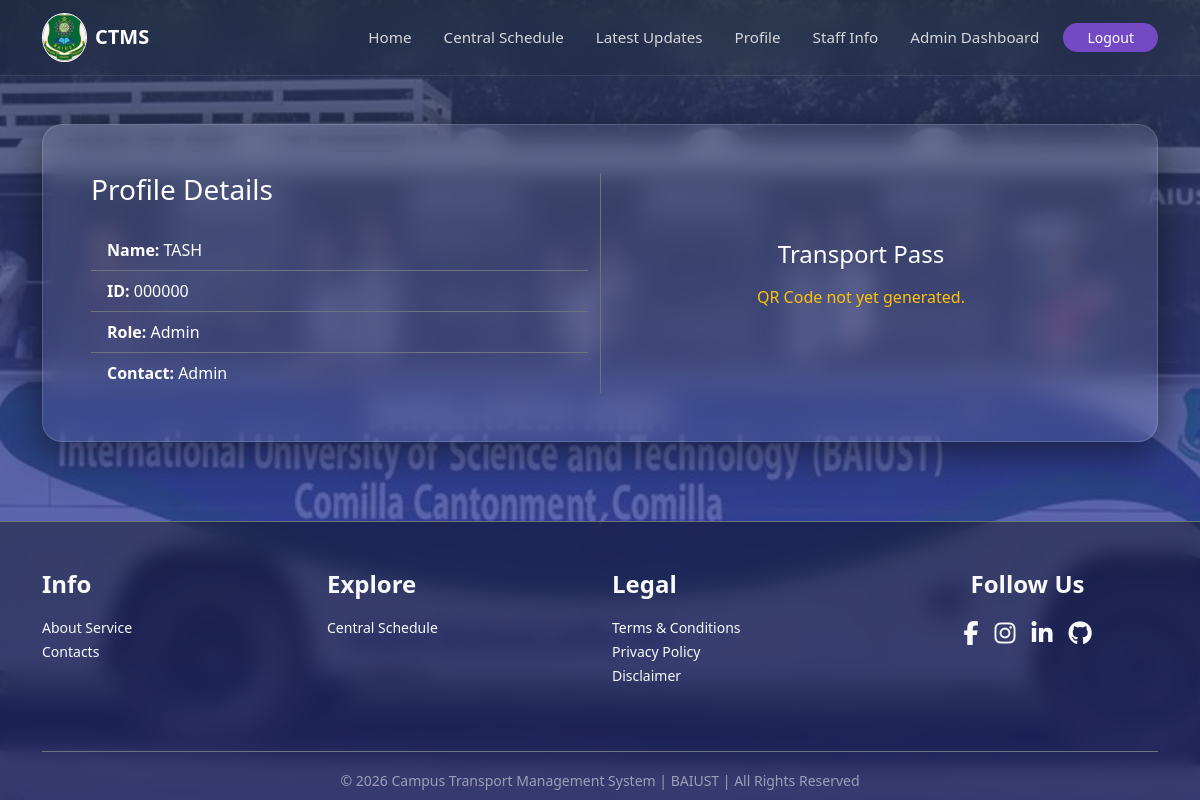
The page /profile/ (signed in) on the database its author committed.
### transport_app/models.py (models this page shows, shortened)
class User(AbstractBaseUser):
    ROLE_CHOICES = [
        ("student", "Student"),
        ("staff", "Staff"),
        ("faculty", "Faculty"),
        ("admin", "Admin"),
    ]
    email = models.EmailField(unique=True)
    name = models.CharField(max_length=100)
    role = models.CharField(max_length=10, choices=ROLE_CHOICES, default="student")
    id_number = models.CharField(max_length=20, unique=True)
    level = models.CharField(max_length=50, null=True, blank=True)
    term = models.CharField(max_length=50, null=True, blank=True)
    contact_information = models.TextField()
    is_active = models.BooleanField(default=True)
    is_admin = models.BooleanField(default=False)
    objects = UserManager()
    USERNAME_FIELD = "email"
    REQUIRED_FIELDS = ["name"]

### transport_app/views.py (the view)
# urls.py: path("profile/", views.profile_view, name="profile"),
@login_required
def profile_view(request):
    card = getattr(request.user, "card", None)
    return render(
        request, "transport_app/profile.html", {"user": request.user, "card": card}
    )

### templates/transport_app/profile.html (shortened to what this page needs)
{% extends 'transport_app/base.html' %}
{% block content %}
<div class="row g-4">
    <div class="col-md-6">
        <h3 class="mb-4">Profile Details</h3>
        <ul class="list-group list-group-flush bg-transparent">
            <li class="list-group-item bg-transparent text-white border-secondary"><strong>Name:</strong> {{ user.name }}</li>
            <li class="list-group-item bg-transparent text-white border-secondary"><strong>ID:</strong> {{ user.id_number }}</li>
            <li class="list-group-item bg-transparent text-white border-secondary"><strong>Role:</strong> {{ user.get_role_display }}</li>
            <li class="list-group-item bg-transparent text-white border-secondary"><strong>Contact:</strong> {{ user.contact_information }}</li>
        </ul>
    </div>
    <div class="col-md-6 text-center border-start border-secondary d-flex flex-column align-items-center justify-content-center">
        <h4 class="mb-3">Transport Pass</h4>
        {% if card.qr_code %}
            <img src="{{ card.qr_code.url }}" class="img-thumbnail mb-3 shadow" style="width: 180px;">
            <a href="{% url 'generate_card' %}" class="btn btn-outline-info rounded-pill px-4">Generate/Print Card</a>
        {% else %}
            <p class="text-warning">QR Code not yet generated.</p>
        {% endif %}
    </div>
</div>
{% endblock %}

### transport_app/static/css/style.css (style rules this page uses)
body { background: linear-gradient(rgba(40, 52, 86, 0.763), rgba(57, 69, 195, 0.75)), url('../images/hero3.jpg') no-repeat center center fixed; background-size: cover; color: #ffffff; font-family: 'Segoe UI', Roboto, Helvetica, Arial, sans-serif; min-height: 100vh; display: flex; flex-direction: column; }

### rows shown on the page
User: name "TASH", id_number "000000", role "Admin", contact_information "Admin"
